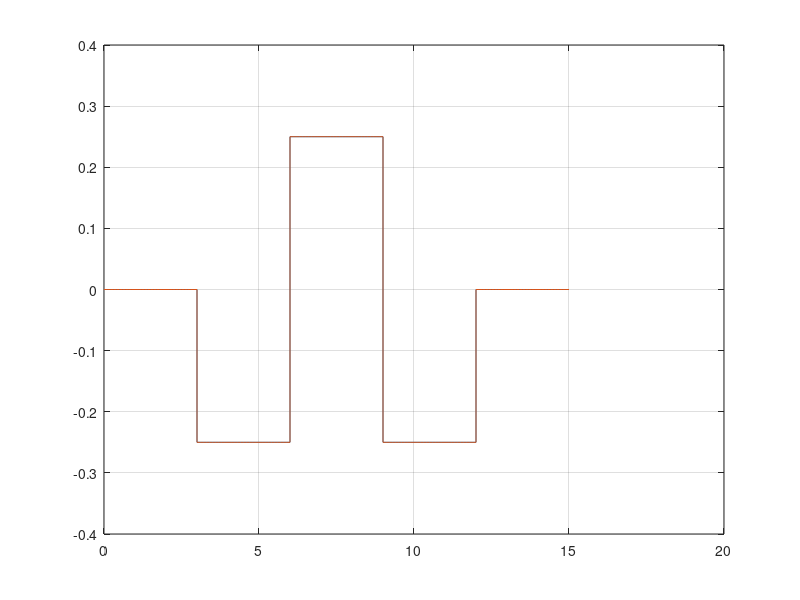

MATLAB code to generate this figure: (Note: this script raises an error after producing the figure.)
%% This code is for simulation of LQT with discrete reference signal.
clc
clear all
close all

%% The Plant
b=340.3;
B=[0,b,0,0]';
wn=3.3;
zeta=0.093;
k=4.748;
c=1.168;
A=[0,1,0,0;
    -wn^2,-2*zeta*wn,0,0;
    0,0,0,1;
    -k,0,0,-c];

% The output 
C=[0 0 1 0];
%% Performance index
% Transition state weight
Q = 10  ;   
% Control weight
R = 200; 
% Final state weight
P = 1; 
% Initial state
x0 = zeros(4,1);

%%
T = 15;     % Final time 

%% Reference trajectory

x0_val = [0, -0.25, 0.25, -0.25, 0, 0];

dt = .1;
T_period = 3;  % How long it is constant

N = length(x0_val);

t_vec = (0:N-1) * T_period;

figure
stairs(t_vec, x0_val)
grid

t_vec_over = t_vec(1):dt:t_vec(end);

x0_val_over = interp1(t_vec, x0_val, t_vec_over, 'previous');
hold on
stairs(t_vec_over, x0_val_over)

tr = t_vec_over;
r1 = x0_val_over;
%%

% Final Kernal and auxiliary vector
ST = C'*P*C; 
vT = C'*P*r1(end);


% Solve the ODEs backwards in time
[tsol1,SV1] = ode45(@(t,SV) RiccatiV2(t,SV,A,B,C,Q,R,flip(r1),tr),[0 T],[ST(1,1) ST(1,2) ST(2,2) ST(1,3) ST(1,4) ST(2,3) ST(2,4) ST(3,3) ST(3,4) ST(4,4) vT(1) vT(2) vT(3) vT(4)]);


N = length(tsol1);

SVf = zeros(N,14); 
t1 = zeros(N,1);
for k = 1:N
    SVf(k,:) = SV1(N-k+1,:); %S and v forward in time by flipping index  
    
    S1= [SV1(N-k+1,1),SV1(N-k+1,2),SV1(N-k+1,4),SV1(N-k+1,5);
              SV1(N-k+1,2),SV1(N-k+1,3),SV1(N-k+1,6),SV1(N-k+1,7);
               SV1(N-k+1,4),SV1(N-k+1,6),SV1(N-k+1,8),SV1(N-k+1,9);
               SV1(N-k+1,5),SV1(N-k+1,7),SV1(N-k+1,9),SV1(N-k+1,10)]; 
           
    K(k,:) = inv(R)*B'*S1; % calculate K forward in time
    
    t1(k) = T-tsol1(N-k+1); %time information
end


%%  Plot S, V, K

figure(1)
plot(tsol1,SVf(:,1:10))
grid on
xlabel('Time (sec)')
ylabel('S(t)')
legend('s_1','s_2','s_3','s_4','s_5','s_6','s_7','s_8','s_9','s_{10}','location','northeastoutside')
title('Kernal matrix trajectory S(t)')


figure(2)
plot(tsol1,SVf(:,11:14))
grid on
xlabel('Time (sec)')
ylabel('v(t)')
legend('v1(t)','v2(t)','v3(t)','v4(t)','location','best')
title('Modified state transition matrix trajectory v(t)')


figure(3)
plot(tsol1,K)
grid on
xlabel('Time (sec)')
ylabel('K(t)')
legend('K1(t)','K2(t)','K3(t)','K4(t)','location','best')
title('Feedback Gain K(t)')


%% Solve the plant forward in time

[tcl,xf] = ode45(@(t,x1) plant1(t,x1,A,B,R,SVf,t1),[0 T],[x0(1) x0(2) x0(3) x0(4)]); %integration forward in time

%%
s1 = interp1(t1,SVf(:,1),tcl);
s2 = interp1(t1,SVf(:,2),tcl);
s3 = interp1(t1,SVf(:,3),tcl);
s4=interp1(t1,SVf(:,4),tcl);
s5=interp1(t1,SVf(:,5),tcl);
s6=interp1(t1,SVf(:,6),tcl);
s7=interp1(t1,SVf(:,7),tcl);
s8=interp1(t1,SVf(:,8),tcl);
s9=interp1(t1,SVf(:,9),tcl);
s10=interp1(t1,SVf(:,10),tcl);
V1 = interp1(t1,SVf(:,11),tcl);
V2 = interp1(t1,SVf(:,12),tcl);
V3=interp1(t1,SVf(:,13),tcl);
V4=interp1(t1,SVf(:,14),tcl);
r = interp1(tr,r1,tcl);
N1=length(tcl);
for k=1:N1-1
    
S0 = [s1(k) s2(k) s4(k) s5(k);
      s2(k) s3(k) s6(k) s7(k);
      s4(k) s6(k) s8(k) s9(k);
      s5(k) s7(k) s9(k) s10(k)];  

K0 = inv(R)*B'*S0;

V=[V1(k);
     V2(k);
     V3(k);
     V4(k)];
 

%calculating initial value of u(t)

u0 = -(K0 - (R)^-1*B'*V*(P)^-1*V')*xf(k+1,:)' - (R)^-1*B'*V*(P)^-1*r(k);
u(k)=u0;
end
%% 
figure(4)
subplot(2,1,1)
plot(tcl,xf(:,3),'linewidth',1)
  hold on
plot(tr,r1,'linewidth',1)

xlabel('Time(s)','fontsize',11)
ylabel('X(t)','fontsize',11)
title('Closedloop State Trajectory','fontsize',11)
legend('position x','r(t)','fontsize',11, 'location','best')
grid on

subplot(2,1,2)
plot(tcl,xf(:,1:2),tcl,xf(:,4),'linewidth',1)
xlabel('Time(s)','fontsize',11)
ylabel('X(t)','fontsize',11)
legend('\theta','angular rate q','velocity vx','fontsize',11, 'location','best')
grid on
j=length(tcl)-1;
figure (5)
plot(tcl(1:j),u,'linewidth',1)
 
grid on
xlabel('Time(s)','fontsize',11)
ylabel('u(t)','fontsize',11)
title('Optimal Control','fontsize',11)

%% K_inf and feedforward gain G for simulink

K_inf=K(1,:);
G = -(C*(A-B*K_inf)^-1 *B)^-1;

